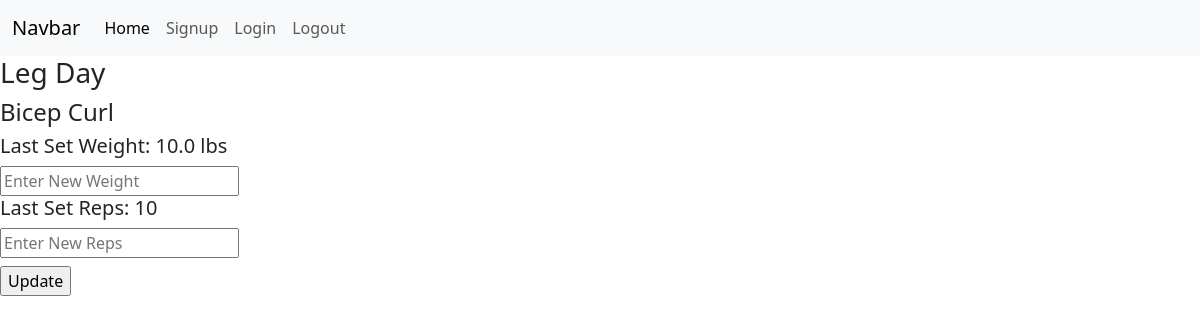
/run_schedule/1 (signed in), run on an earlier commit of the app's database.
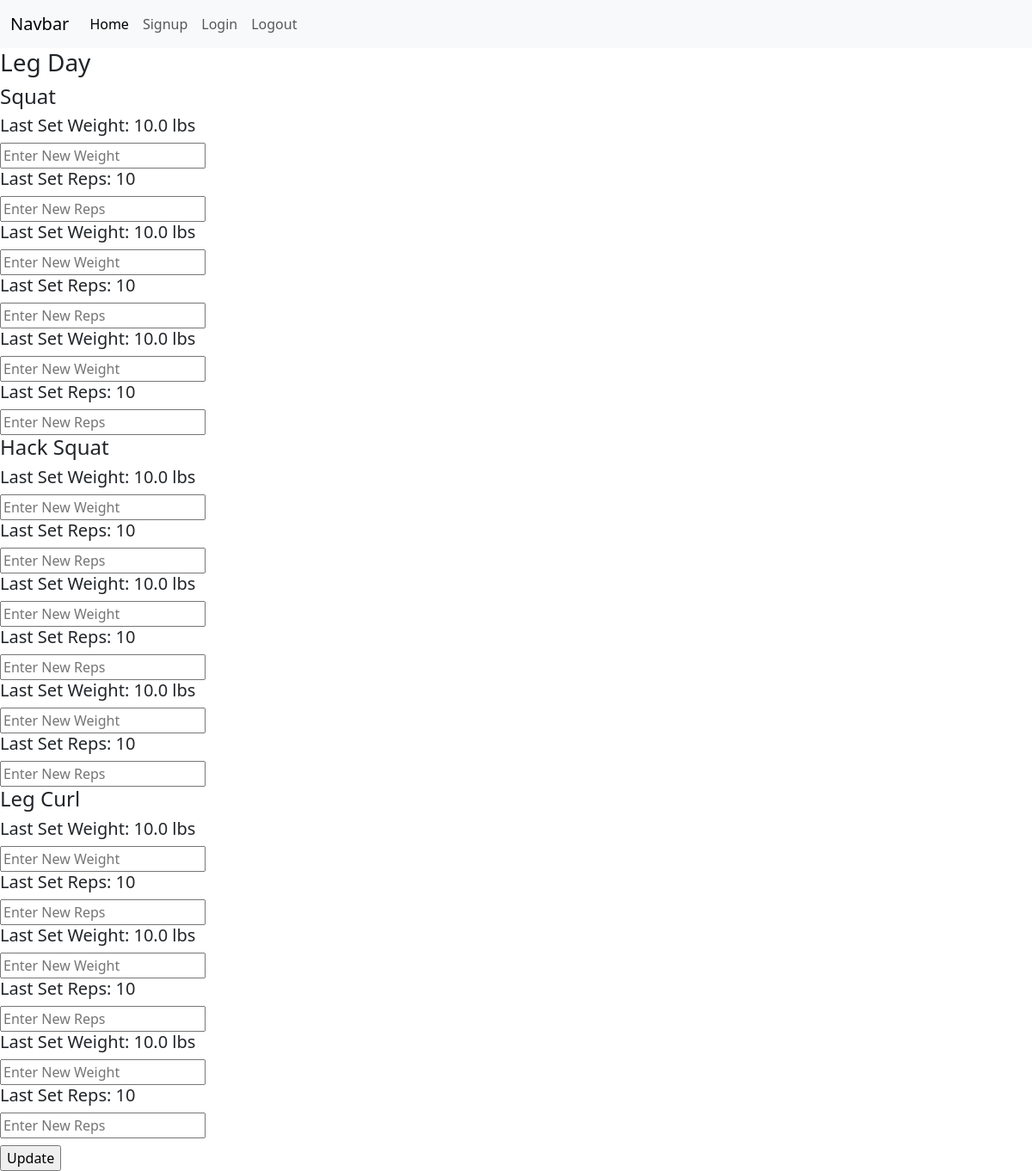
And on a later commit of the database.
### website/models.py (models this page shows)
class Exercise(db.Model, UserMixin):
    id = db.Column(db.Integer, primary_key=True)
    exercise_name = db.Column(db.String(100), nullable=False)
    schedule_id = db.Column(db.Integer, db.ForeignKey('schedule.id'))
    user_id = db.Column(db.Integer, db.ForeignKey('user.id'), nullable=False)
    sets = db.relationship('Set', backref='exercise', lazy=True)

class Set(db.Model, UserMixin):
    id = db.Column(db.Integer, primary_key=True)
    reps = db.Column(db.Integer, nullable=False)
    weight = db.Column(db.Float, nullable=False)
    exercise_id = db.Column(db.Integer, db.ForeignKey('exercise.id'), nullable=False)
    user_id = db.Column(db.Integer, db.ForeignKey('user.id'), nullable=False)

### website/training.py (the view, shortened to what this page needs)
@training.route("/run_schedule/<schedule_id>", methods=["POST", "GET"])
@login_required
def run_schedule(schedule_id):
    schedule_name = Schedule.query.filter_by(id=schedule_id).first()
    exercises = Exercise.query.filter_by(user_id=current_user.id, schedule_id=schedule_id).all()
    sets = Set.query.filter_by(user_id=current_user.id).all()
    return render_template("run_schedule.html", schedule=schedule_name, exercises=exercises, sets=sets)

### website/__init__.py (called while the page is built)
def create_app():
    app = Flask(__name__)
    app.config["SQLALCHEMY_DATABASE_URI"] = "sqlite:///project.db"
    app.config['SECRET_KEY'] = 'mbgodbnfvojvnseofefqwdqwifgbjdfsnf'
    db.init_app(app)
    from .auth import auth
    app.register_blueprint(auth)
    from .training import training
    app.register_blueprint(training)
    from .models import User
    create_database(app)
    login_manager.login_view = "auth.login"
    login_manager.login_message = "You must be signed in to reach this page!"
    login_manager.login_message_category = "danger"
    login_manager.init_app(app)
    @login_manager.user_loader
    def load_user(id):
        return User.query.get(int(id))
    return app

### website/templates/run_schedule.html (shortened to what this page needs)
{% extends 'base.html' %}
{% block content %}
<h3>{{schedule.schedule_name}}</h3>
<form method="post">
    {% for exercise in exercises %}
        <h4>{{exercise.exercise_name}}</h4>
        {% for set in sets %}
            {% if exercise.id == set.exercise_id %}
                <h5>Last Set Weight: {{ set.weight }} lbs</h5>
                <input type="text" placeholder="Enter New Weight" name="new_weight">
                <h5>Last Set Reps: {{ set.reps }}</h5>
                <input type="text" placeholder="Enter New Reps" name="new_reps">
            {% endif %}
        {% endfor %}
    {% endfor %}
    <br>
    <input type="submit" class="mt-2" value="Update">
</form>
{% endblock %}

What changed in the data, as far as the page shows it:
changed Exercise: gains Set (weight "10.0", reps "10"); exercise_name "Bicep Curl" → "Squat"
now on this page (row edited): Exercise: exercise_name "Hack Squat"
now on this page (row edited): Set: weight "10.0", reps "10", shown under "Hack Squat"
now on this page (row edited): Set: weight "10.0", reps "10", shown under "Hack Squat"
now on this page (row edited): Set: weight "10.0", reps "10", shown under "Hack Squat"
now on this page (row edited): Exercise: exercise_name "Leg Curl"
now on this page (row edited): Set: weight "10.0", reps "10", shown under "Leg Curl"
now on this page (row edited): Set: weight "10.0", reps "10", shown under "Leg Curl"
now on this page (row edited): Set: weight "10.0", reps "10", shown under "Leg Curl"
